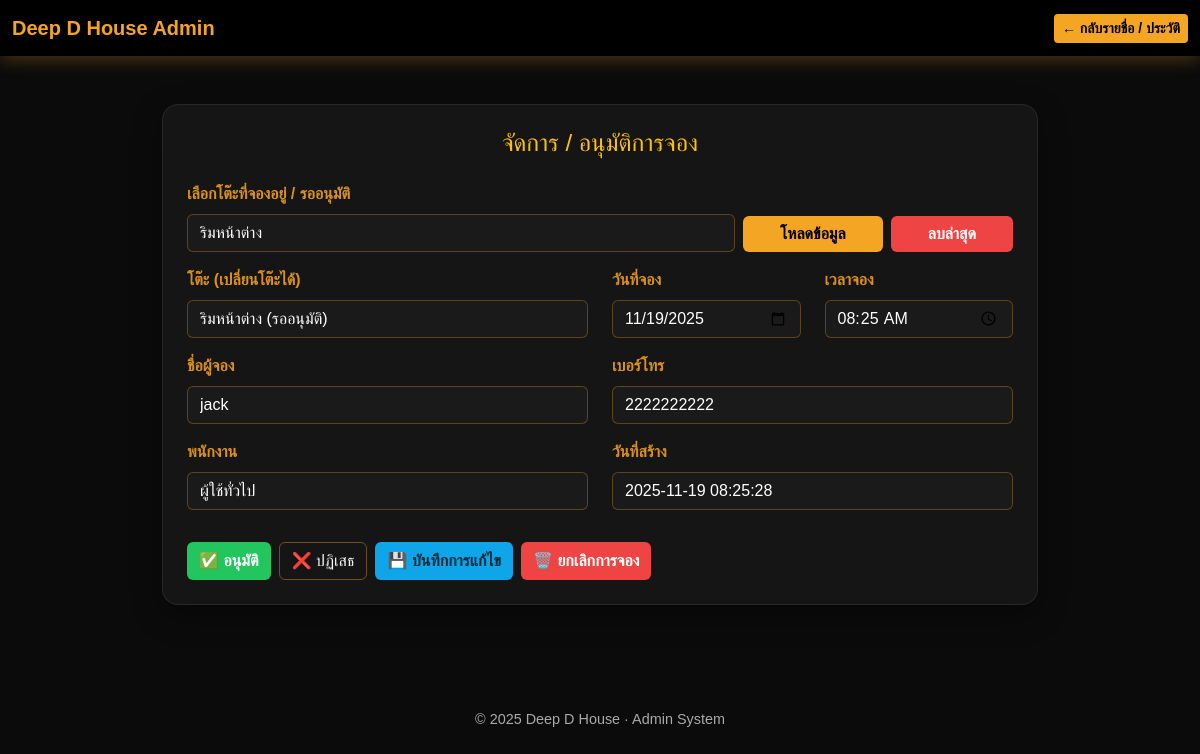
Page /admin_edit.php (signed in) on the committed database.
### tables this page shows
CREATE TABLE `tbl_booking` (
  `no` int(11) NOT NULL,
  `table_id` int(11) NOT NULL,
  `booking_name` varchar(100) NOT NULL,
  `booking_date` date NOT NULL,
  `booking_time` time NOT NULL,
  `price` decimal(10,2) DEFAULT 150.00,
  `booking_phone` varchar(10) NOT NULL,
  `slip_img` varchar(255) DEFAULT NULL,
  `booking_staff` varchar(100) DEFAULT 'ผู้ใช้ทั่วไป',
  `dateCreate` datetime DEFAULT current_timestamp(),
  `payment_status` enum('pending','paid') DEFAULT 'pending'
);

CREATE TABLE `tbl_table` (
  `id` int(11) NOT NULL,
  `table_name` varchar(50) DEFAULT NULL,
  `table_status` tinyint(1) DEFAULT 0 COMMENT '0=ว่าง, 1=ไม่ว่าง, 2=รออนุมัติ'
);

### admin_edit.php (the view, shortened to what this page needs)
<?php
require_once 'condb.php';
function h($s){ return htmlspecialchars((string)$s, ENT_QUOTES, 'UTF-8'); }
$bookedTables = [];
$resBT = mysqli_query($conn, "SELECT id, table_name FROM tbl_table WHERE table_status IN (1,2) ORDER BY table_name ASC");
while($r = mysqli_fetch_assoc($resBT)){ $bookedTables[] = $r; }
$selected_table_id = isset($_GET['table_id']) ? (int)$_GET['table_id'] : 0;
if ($selected_table_id > 0) {
  $stmt = mysqli_prepare($conn, "SELECT b.*, t.table_name, t.table_status
    FROM tbl_booking b
    JOIN tbl_table t ON b.table_id = t.id
    WHERE b.table_id = ?
    ORDER BY b.dateCreate DESC LIMIT 1");
  mysqli_stmt_bind_param($stmt, "i", $selected_table_id);
  mysqli_stmt_execute($stmt);
  $booking = mysqli_fetch_assoc(mysqli_stmt_get_result($stmt));
}
 else {
  $sql = "SELECT b.*, t.table_name, t.table_status
          FROM tbl_booking b
          JOIN tbl_table t ON b.table_id = t.id
          ORDER BY b.dateCreate DESC LIMIT 1";
  $booking = mysqli_fetch_assoc(mysqli_query($conn, $sql));
}
$tables = mysqli_query($conn, "SELECT id, table_name, table_status FROM tbl_table ORDER BY table_name ASC");
$createdAt = $booking['dateCreate'] ?? ($booking['created_at'] ?? '-');
?>
<!doctype html>
<html lang="th">
<head>
<link href="https://cdn.jsdelivr.net/npm/bootstrap@5.3.3/dist/css/bootstrap.min.css" rel="stylesheet">
</head>
<body>
<nav class="navbar navbar-expand-lg navbar-dark">
 <div class="container-fluid">
  <a class="navbar-brand" href="admin.php">Deep D House Admin</a>
  <a class="btn btn-warning btn-sm" href="admin_list.php">← กลับรายชื่อ / ประวัติ</a>
 </div>
</nav>
<div class="container py-5" style="max-width:900px;">
  <?php if (!$booking): ?>
    <div class="card p-4 text-center">
      <h4 class="text-warning mb-3">ยังไม่พบข้อมูลการจอง</h4>
      <form method="get" class="row g-3 align-items-end justify-content-center">
        <div class="col-md-8">
          <label class="form-label text-warning">เลือกโต๊ะที่กำลังถือสิทธิ์</label>
          <select name="table_id" class="form-select">
            <?php if (empty($bookedTables)): ?>
              <option>— ไม่มีโต๊ะที่ถูกจอง / รออนุมัติ —</option>
            <?php else: foreach($bookedTables as $t): ?>
              <option value="<?= (int)$t['id']; ?>"><?= h($t['table_name']); ?></option>
            <?php endforeach; endif; ?>
          </select>
        </div>
        <div class="col-md-4 d-flex gap-2">
          <button class="btn btn-warning flex-fill" type="submit">โหลดข้อมูล</button>
          <a href="admin_edit.php?delete_latest=1" class="btn btn-danger flex-fill" onclick="return confirm('ยืนยันลบรายการล่าสุด?');">ลบล่าสุด</a>
        </div>
      </form>
    </div>
  <?php else: ?>
  <div class="card p-4">
    <h4 class="text-warning text-center mb-4">จัดการ / อนุมัติการจอง</h4>
    <form method="get" class="row g-2 align-items-end mb-3">
      <div class="col-md-8">
        <label class="form-label">เลือกโต๊ะที่จองอยู่ / รออนุมัติ</label>
        <select name="table_id" class="form-select">
          <?php foreach($bookedTables as $t): ?>
            <option value="<?= (int)$t['id']; ?>" <?= ($t['id']==$booking['table_id'])?'selected':''; ?>><?= h($t['table_name']); ?></option>
          <?php endforeach; ?>
        </select>
      </div>
      <div class="col-md-4 d-flex gap-2">
        <button class="btn btn-warning flex-fill" type="submit">โหลดข้อมูล</button>
        <a href="admin_edit.php?delete_latest=1" class="btn btn-danger flex-fill" onclick="return confirm('ยืนยันลบรายการล่าสุด?');">ลบล่าสุด</a>
      </div>
    </form>
    <form method="post">
      <div class="row">
        <div class="col-md-6 mb-3">
          <label class="form-label">โต๊ะ (เปลี่ยนโต๊ะได้)</label>
          <select name="table_id" class="form-select" required>
            <?php mysqli_data_seek($tables, 0); while ($t = mysqli_fetch_assoc($tables)): ?>
              <?php $labelStatus = ($t['table_status']==0?'ว่าง':($t['table_status']==2?'รออนุมัติ':'ไม่ว่าง')); ?>
              <option value="<?= (int)$t['id']; ?>" <?= ($t['id']==$booking['table_id'])?'selected':''; ?>>
                <?= h($t['table_name']); ?> (<?= $labelStatus; ?>)
              </option>
            <?php endwhile; ?>
          </select>
        </div>
        <div class="col-md-3 mb-3">
          <label class="form-label">วันที่จอง</label>
          <input type="date" name="booking_date" value="<?= h($booking['booking_date']); ?>" class="form-control" required>
        </div>
        <div class="col-md-3 mb-3">
          <label class="form-label">เวลาจอง</label>
          <input type="time" name="booking_time" value="<?= h(substr($booking['booking_time'],0,5)); ?>" class="form-control" required>
        </div>
        <div class="col-md-6 mb-3">
          <label class="form-label">ชื่อผู้จอง</label>
          <input type="text" name="booking_name" value="<?= h($booking['booking_name']); ?>" class="form-control" required>
        </div>
        <div class="col-md-6 mb-3">
          <label class="form-label">เบอร์โทร</label>
          <input type="text" name="booking_phone" value="<?= h($booking['booking_phone']); ?>" class="form-control" required>
        </div>
        <div class="col-md-6 mb-3">
          <label class="form-label">พนักงาน</label>
          <input type="text" name="booking_staff" value="<?= h($booking['booking_staff']); ?>" class="form-control">
        </div>
        <div class="col-md-6 mb-3">
          <label class="form-label">วันที่สร้าง</label>
          <input type="text" class="form-control" value="<?= h($createdAt); ?>" readonly>
        </div>
      </div>
      <div class="d-flex flex-wrap gap-2 mt-3">
        <?php if ((int)$booking['table_status'] === 2): ?>
          <button type="submit" name="approve" class="btn btn-success" onclick="return confirm('ยืนยันอนุมัติคำขอนี้?');">✅ อนุมัติ</button>
          <button type="submit" name="reject" class="btn btn-outline-light" onclick="return confirm('ยืนยันปฏิเสธคำขอนี้?');">❌ ปฏิเสธ</button>
        <?php endif; ?>
        <button type="submit" name="update" class="btn btn-info">💾 บันทึกการแก้ไข</button>
        <button type="submit" name="cancel" class="btn btn-danger" onclick="return confirm('ยืนยันการยกเลิกการจอง?');">🗑️ ยกเลิกการจอง</button>
      </div>
    </form>
  </div>
  <?php endif; ?>
</div>
<footer>© 2025 Deep D House · Admin System</footer>
</body>
</html>

### admin_edit.php (style rules this page uses)
:root { --gold:#f5a524;--gold2:#d9901d;--bg:#0b0b0b;--card:#151515; }
body { background:var(--bg);color:#fff;font-family:'Kanit',sans-serif; }
.navbar-dark { background:#000;box-shadow:0 4px 16px rgba(245,165,36,.25); }
.navbar-brand { color:var(--gold)!important;font-weight:800; }
.card { background:var(--card);border:1px solid rgba(255,255,255,.08);border-radius:16px;box-shadow:0 10px 30px rgba(0,0,0,.4); }
label { color:var(--gold2);font-weight:600; }
.form-control,.form-select { background:#1a1a1a;color:#fff;border:1px solid rgba(245,165,36,.3); }
.btn-warning { background:var(--gold);color:#000;border:none;font-weight:700; }
.btn-danger { background:#ef4444;border:none;font-weight:700; }
.btn-success { background:#22c55e;border:none;font-weight:700; }
.btn-info { background:#0ea5e9;border:none;color:#052c3a;font-weight:700; }
.btn-outline-light { border:1px solid rgba(245,165,36,.4);color:#f5f5f5; }
footer { text-align:center;color:#aaa;padding:16px;margin-top:40px;font-size:.9rem; }

### rows in the picture
tbl_booking: table_id "ริมหน้าต่าง", table_id "ริมหน้าต่าง (รออนุมัติ)", booking_date "11/19/2025", booking_time "08:25", booking_name "jack", booking_phone "2222222222", booking_staff "ผู้ใช้ทั่วไป", dateCreate "2025-11-19 08:25:28"
